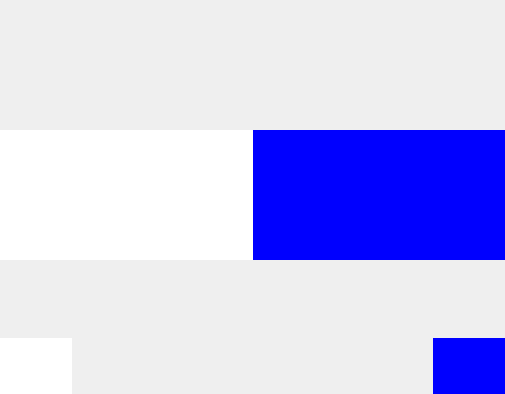
<?xml version="1.0" encoding="UTF-8"?>
<ui version="4.0">
 <class>ScoreViewHorizontal</class>
 <widget class="QWidget" name="ScoreViewHorizontal">
  <property name="geometry">
   <rect>
    <x>0</x>
    <y>0</y>
    <width>505</width>
    <height>394</height>
   </rect>
  </property>
  <property name="cursor">
   <cursorShape>PointingHandCursor</cursorShape>
  </property>
  <property name="windowTitle">
   <string>IpponBoard View</string>
  </property>
  <property name="windowIcon">
   <iconset resource="ipponboard.qrc">
    <normaloff>:/res/images/logo.png</normaloff>:/res/images/logo.png</iconset>
  </property>
  <property name="statusTip">
   <string notr="true"/>
  </property>
  <layout class="QVBoxLayout" name="verticalLayout_main" stretch="4,7,3,8,3,8">
   <property name="spacing">
    <number>0</number>
   </property>
   <property name="leftMargin">
    <number>0</number>
   </property>
   <property name="topMargin">
    <number>0</number>
   </property>
   <property name="rightMargin">
    <number>0</number>
   </property>
   <property name="bottomMargin">
    <number>0</number>
   </property>
   <item>
    <layout class="QHBoxLayout" name="layout_info_top" stretch="3,2">
     <property name="spacing">
      <number>0</number>
     </property>
     <property name="leftMargin">
      <number>0</number>
     </property>
     <property name="bottomMargin">
      <number>0</number>
     </property>
     <item>
      <widget class="ScaledText" name="text_mat" native="true">
       <property name="sizePolicy">
        <sizepolicy hsizetype="Expanding" vsizetype="Expanding">
         <horstretch>0</horstretch>
         <verstretch>0</verstretch>
        </sizepolicy>
       </property>
       <property name="minimumSize">
        <size>
         <width>0</width>
         <height>40</height>
        </size>
       </property>
       <property name="font">
        <font>
         <weight>50</weight>
         <bold>false</bold>
        </font>
       </property>
       <property name="focusPolicy">
        <enum>Qt::NoFocus</enum>
       </property>
       <property name="toolTip">
        <string notr="true"/>
       </property>
      </widget>
     </item>
     <item>
      <widget class="ScaledText" name="text_weight" native="true">
       <property name="enabled">
        <bool>true</bool>
       </property>
       <property name="sizePolicy">
        <sizepolicy hsizetype="Expanding" vsizetype="Expanding">
         <horstretch>0</horstretch>
         <verstretch>0</verstretch>
        </sizepolicy>
       </property>
       <property name="minimumSize">
        <size>
         <width>0</width>
         <height>40</height>
        </size>
       </property>
       <property name="font">
        <font>
         <weight>50</weight>
         <bold>false</bold>
        </font>
       </property>
      </widget>
     </item>
    </layout>
   </item>
   <item>
    <layout class="QHBoxLayout" name="layout_info" stretch="2,1,2">
     <property name="spacing">
      <number>0</number>
     </property>
     <property name="topMargin">
      <number>0</number>
     </property>
     <property name="rightMargin">
      <number>0</number>
     </property>
     <property name="bottomMargin">
      <number>0</number>
     </property>
     <item>
      <layout class="QVBoxLayout" name="layout_name_second" stretch="3,2">
       <property name="spacing">
        <number>0</number>
       </property>
       <property name="rightMargin">
        <number>0</number>
       </property>
       <property name="bottomMargin">
        <number>0</number>
       </property>
       <item>
        <widget class="ScaledText" name="text_lastname_second" native="true">
         <property name="sizePolicy">
          <sizepolicy hsizetype="Expanding" vsizetype="Expanding">
           <horstretch>0</horstretch>
           <verstretch>0</verstretch>
          </sizepolicy>
         </property>
         <property name="minimumSize">
          <size>
           <width>20</width>
           <height>20</height>
          </size>
         </property>
         <property name="font">
          <font>
           <weight>50</weight>
           <bold>false</bold>
          </font>
         </property>
        </widget>
       </item>
       <item>
        <widget class="ScaledText" name="text_firstname_second" native="true">
         <property name="sizePolicy">
          <sizepolicy hsizetype="Expanding" vsizetype="Expanding">
           <horstretch>0</horstretch>
           <verstretch>0</verstretch>
          </sizepolicy>
         </property>
         <property name="minimumSize">
          <size>
           <width>20</width>
           <height>20</height>
          </size>
         </property>
        </widget>
       </item>
      </layout>
     </item>
     <item>
      <layout class="QHBoxLayout" name="layout_osaekomi" stretch="7,3,7">
       <property name="spacing">
        <number>0</number>
       </property>
       <property name="leftMargin">
        <number>0</number>
       </property>
       <property name="topMargin">
        <number>0</number>
       </property>
       <property name="rightMargin">
        <number>0</number>
       </property>
       <item>
        <widget class="ScaledText" name="text_hold_clock_second" native="true">
         <property name="sizePolicy">
          <sizepolicy hsizetype="Expanding" vsizetype="Expanding">
           <horstretch>0</horstretch>
           <verstretch>0</verstretch>
          </sizepolicy>
         </property>
         <property name="minimumSize">
          <size>
           <width>0</width>
           <height>0</height>
          </size>
         </property>
         <property name="font">
          <font>
           <weight>50</weight>
           <bold>false</bold>
          </font>
         </property>
        </widget>
       </item>
       <item>
        <widget class="ScaledImage" name="image_sand_clock" native="true">
         <property name="sizePolicy">
          <sizepolicy hsizetype="Expanding" vsizetype="Expanding">
           <horstretch>0</horstretch>
           <verstretch>0</verstretch>
          </sizepolicy>
         </property>
         <property name="minimumSize">
          <size>
           <width>0</width>
           <height>0</height>
          </size>
         </property>
        </widget>
       </item>
       <item>
        <widget class="ScaledText" name="text_hold_clock_first" native="true">
         <property name="sizePolicy">
          <sizepolicy hsizetype="Expanding" vsizetype="Expanding">
           <horstretch>0</horstretch>
           <verstretch>0</verstretch>
          </sizepolicy>
         </property>
         <property name="minimumSize">
          <size>
           <width>0</width>
           <height>0</height>
          </size>
         </property>
         <property name="font">
          <font>
           <weight>50</weight>
           <bold>false</bold>
          </font>
         </property>
        </widget>
       </item>
      </layout>
     </item>
     <item>
      <layout class="QVBoxLayout" name="layout_name_first" stretch="3,2">
       <property name="spacing">
        <number>0</number>
       </property>
       <property name="rightMargin">
        <number>0</number>
       </property>
       <property name="bottomMargin">
        <number>0</number>
       </property>
       <item>
        <widget class="ScaledText" name="text_lastname_first" native="true">
         <property name="sizePolicy">
          <sizepolicy hsizetype="Expanding" vsizetype="Expanding">
           <horstretch>0</horstretch>
           <verstretch>0</verstretch>
          </sizepolicy>
         </property>
         <property name="minimumSize">
          <size>
           <width>20</width>
           <height>20</height>
          </size>
         </property>
        </widget>
       </item>
       <item>
        <widget class="ScaledText" name="text_firstname_first" native="true">
         <property name="sizePolicy">
          <sizepolicy hsizetype="Expanding" vsizetype="Expanding">
           <horstretch>0</horstretch>
           <verstretch>0</verstretch>
          </sizepolicy>
         </property>
         <property name="minimumSize">
          <size>
           <width>20</width>
           <height>20</height>
          </size>
         </property>
        </widget>
       </item>
      </layout>
     </item>
    </layout>
   </item>
   <item>
    <layout class="QHBoxLayout" name="layout_point_names_second" stretch="1,1">
     <property name="spacing">
      <number>0</number>
     </property>
     <property name="leftMargin">
      <number>0</number>
     </property>
     <property name="topMargin">
      <number>0</number>
     </property>
     <property name="rightMargin">
      <number>0</number>
     </property>
     <property name="bottomMargin">
      <number>0</number>
     </property>
     <item>
      <layout class="QHBoxLayout" name="layout_point_names_second_2" stretch="1,1,1">
       <property name="spacing">
        <number>0</number>
       </property>
       <property name="leftMargin">
        <number>0</number>
       </property>
       <item>
        <widget class="ScaledText" name="text_ippon_desc2" native="true">
         <property name="sizePolicy">
          <sizepolicy hsizetype="Expanding" vsizetype="Expanding">
           <horstretch>0</horstretch>
           <verstretch>0</verstretch>
          </sizepolicy>
         </property>
         <property name="minimumSize">
          <size>
           <width>0</width>
           <height>20</height>
          </size>
         </property>
         <property name="styleSheet">
          <string notr="true">background-color: white;</string>
         </property>
        </widget>
       </item>
       <item>
        <widget class="ScaledText" name="text_wazaari_desc2" native="true">
         <property name="sizePolicy">
          <sizepolicy hsizetype="Expanding" vsizetype="Expanding">
           <horstretch>0</horstretch>
           <verstretch>0</verstretch>
          </sizepolicy>
         </property>
         <property name="minimumSize">
          <size>
           <width>0</width>
           <height>20</height>
          </size>
         </property>
         <property name="styleSheet">
          <string notr="true">background-color: white;</string>
         </property>
        </widget>
       </item>
       <item>
        <widget class="ScaledText" name="text_yuko_desc2" native="true">
         <property name="sizePolicy">
          <sizepolicy hsizetype="Expanding" vsizetype="Expanding">
           <horstretch>0</horstretch>
           <verstretch>0</verstretch>
          </sizepolicy>
         </property>
         <property name="minimumSize">
          <size>
           <width>0</width>
           <height>20</height>
          </size>
         </property>
         <property name="styleSheet">
          <string notr="true">background-color: white;</string>
         </property>
        </widget>
       </item>
      </layout>
     </item>
     <item>
      <layout class="QHBoxLayout" name="layout_point_names_first" stretch="1,1,1">
       <property name="spacing">
        <number>0</number>
       </property>
       <property name="leftMargin">
        <number>0</number>
       </property>
       <item>
        <widget class="ScaledText" name="text_ippon_desc1" native="true">
         <property name="sizePolicy">
          <sizepolicy hsizetype="Expanding" vsizetype="Expanding">
           <horstretch>0</horstretch>
           <verstretch>0</verstretch>
          </sizepolicy>
         </property>
         <property name="minimumSize">
          <size>
           <width>0</width>
           <height>20</height>
          </size>
         </property>
         <property name="styleSheet">
          <string notr="true">background-color: blue;</string>
         </property>
        </widget>
       </item>
       <item>
        <widget class="ScaledText" name="text_wazaari_desc1" native="true">
         <property name="sizePolicy">
          <sizepolicy hsizetype="Expanding" vsizetype="Expanding">
           <horstretch>0</horstretch>
           <verstretch>0</verstretch>
          </sizepolicy>
         </property>
         <property name="minimumSize">
          <size>
           <width>0</width>
           <height>20</height>
          </size>
         </property>
         <property name="styleSheet">
          <string notr="true">background-color: blue;</string>
         </property>
        </widget>
       </item>
       <item>
        <widget class="ScaledText" name="text_yuko_desc1" native="true">
         <property name="sizePolicy">
          <sizepolicy hsizetype="Expanding" vsizetype="Expanding">
           <horstretch>0</horstretch>
           <verstretch>0</verstretch>
          </sizepolicy>
         </property>
         <property name="minimumSize">
          <size>
           <width>0</width>
           <height>20</height>
          </size>
         </property>
         <property name="styleSheet">
          <string notr="true">background-color: blue;</string>
         </property>
        </widget>
       </item>
      </layout>
     </item>
    </layout>
   </item>
   <item>
    <layout class="QHBoxLayout" name="horizontalLayout_score" stretch="1,1">
     <property name="spacing">
      <number>0</number>
     </property>
     <property name="leftMargin">
      <number>0</number>
     </property>
     <property name="topMargin">
      <number>0</number>
     </property>
     <property name="rightMargin">
      <number>0</number>
     </property>
     <item>
      <layout class="QHBoxLayout" name="layout_score_second" stretch="1,1,1">
       <property name="spacing">
        <number>0</number>
       </property>
       <property name="sizeConstraint">
        <enum>QLayout::SetDefaultConstraint</enum>
       </property>
       <property name="leftMargin">
        <number>0</number>
       </property>
       <item>
        <widget class="ScaledText" name="text_ippon_second" native="true">
         <property name="sizePolicy">
          <sizepolicy hsizetype="Expanding" vsizetype="Expanding">
           <horstretch>0</horstretch>
           <verstretch>0</verstretch>
          </sizepolicy>
         </property>
         <property name="minimumSize">
          <size>
           <width>0</width>
           <height>0</height>
          </size>
         </property>
         <property name="font">
          <font>
           <weight>50</weight>
           <bold>false</bold>
          </font>
         </property>
         <property name="styleSheet">
          <string notr="true">background-color: white;</string>
         </property>
        </widget>
       </item>
       <item>
        <widget class="ScaledText" name="text_wazaari_second" native="true">
         <property name="sizePolicy">
          <sizepolicy hsizetype="Expanding" vsizetype="Expanding">
           <horstretch>5</horstretch>
           <verstretch>5</verstretch>
          </sizepolicy>
         </property>
         <property name="minimumSize">
          <size>
           <width>0</width>
           <height>0</height>
          </size>
         </property>
         <property name="font">
          <font>
           <weight>50</weight>
           <bold>false</bold>
          </font>
         </property>
         <property name="styleSheet">
          <string notr="true">background-color: white;</string>
         </property>
        </widget>
       </item>
       <item>
        <widget class="ScaledText" name="text_yuko_second" native="true">
         <property name="sizePolicy">
          <sizepolicy hsizetype="Expanding" vsizetype="Expanding">
           <horstretch>5</horstretch>
           <verstretch>5</verstretch>
          </sizepolicy>
         </property>
         <property name="minimumSize">
          <size>
           <width>0</width>
           <height>0</height>
          </size>
         </property>
         <property name="font">
          <font>
           <weight>50</weight>
           <bold>false</bold>
          </font>
         </property>
         <property name="styleSheet">
          <string notr="true">background-color: white;</string>
         </property>
        </widget>
       </item>
      </layout>
     </item>
     <item>
      <layout class="QHBoxLayout" name="layout_score_first" stretch="1,1,1">
       <property name="spacing">
        <number>0</number>
       </property>
       <property name="leftMargin">
        <number>0</number>
       </property>
       <property name="topMargin">
        <number>0</number>
       </property>
       <property name="rightMargin">
        <number>0</number>
       </property>
       <property name="bottomMargin">
        <number>0</number>
       </property>
       <item>
        <widget class="ScaledText" name="text_ippon_first" native="true">
         <property name="sizePolicy">
          <sizepolicy hsizetype="Expanding" vsizetype="Expanding">
           <horstretch>0</horstretch>
           <verstretch>0</verstretch>
          </sizepolicy>
         </property>
         <property name="minimumSize">
          <size>
           <width>0</width>
           <height>0</height>
          </size>
         </property>
         <property name="font">
          <font>
           <weight>50</weight>
           <bold>false</bold>
          </font>
         </property>
         <property name="styleSheet">
          <string notr="true">background-color: blue;</string>
         </property>
        </widget>
       </item>
       <item>
        <widget class="ScaledText" name="text_wazaari_first" native="true">
         <property name="sizePolicy">
          <sizepolicy hsizetype="Expanding" vsizetype="Expanding">
           <horstretch>5</horstretch>
           <verstretch>5</verstretch>
          </sizepolicy>
         </property>
         <property name="minimumSize">
          <size>
           <width>0</width>
           <height>0</height>
          </size>
         </property>
         <property name="font">
          <font>
           <weight>50</weight>
           <bold>false</bold>
          </font>
         </property>
         <property name="styleSheet">
          <string notr="true">background-color: blue;</string>
         </property>
        </widget>
       </item>
       <item>
        <widget class="ScaledText" name="text_yuko_first" native="true">
         <property name="sizePolicy">
          <sizepolicy hsizetype="Expanding" vsizetype="Expanding">
           <horstretch>5</horstretch>
           <verstretch>5</verstretch>
          </sizepolicy>
         </property>
         <property name="minimumSize">
          <size>
           <width>0</width>
           <height>0</height>
          </size>
         </property>
         <property name="font">
          <font>
           <weight>50</weight>
           <bold>false</bold>
          </font>
         </property>
         <property name="styleSheet">
          <string notr="true">background-color: blue;</string>
         </property>
        </widget>
       </item>
      </layout>
     </item>
    </layout>
   </item>
   <item>
    <layout class="QHBoxLayout" name="horizontalLayout_penalties" stretch="1,1,1,3,1,2,2,1,3,1,1,1">
     <property name="topMargin">
      <number>0</number>
     </property>
     <item>
      <widget class="ScaledImage" name="image_shido1_second" native="true">
       <property name="sizePolicy">
        <sizepolicy hsizetype="Expanding" vsizetype="Expanding">
         <horstretch>0</horstretch>
         <verstretch>0</verstretch>
        </sizepolicy>
       </property>
       <property name="minimumSize">
        <size>
         <width>40</width>
         <height>40</height>
        </size>
       </property>
      </widget>
     </item>
     <item>
      <widget class="ScaledImage" name="image_shido2_second" native="true">
       <property name="sizePolicy">
        <sizepolicy hsizetype="Expanding" vsizetype="Expanding">
         <horstretch>0</horstretch>
         <verstretch>0</verstretch>
        </sizepolicy>
       </property>
       <property name="minimumSize">
        <size>
         <width>40</width>
         <height>40</height>
        </size>
       </property>
      </widget>
     </item>
     <item>
      <widget class="ScaledImage" name="image_shido3_second" native="true">
       <property name="sizePolicy">
        <sizepolicy hsizetype="Expanding" vsizetype="Expanding">
         <horstretch>0</horstretch>
         <verstretch>0</verstretch>
        </sizepolicy>
       </property>
       <property name="minimumSize">
        <size>
         <width>40</width>
         <height>40</height>
        </size>
       </property>
      </widget>
     </item>
     <item>
      <widget class="ScaledText" name="text_shido_second" native="true">
       <property name="sizePolicy">
        <sizepolicy hsizetype="Expanding" vsizetype="Expanding">
         <horstretch>0</horstretch>
         <verstretch>0</verstretch>
        </sizepolicy>
       </property>
       <property name="minimumSize">
        <size>
         <width>40</width>
         <height>40</height>
        </size>
       </property>
      </widget>
     </item>
     <item>
      <widget class="ScaledImage" name="image_hansokumake_second" native="true">
       <property name="sizePolicy">
        <sizepolicy hsizetype="Expanding" vsizetype="Expanding">
         <horstretch>0</horstretch>
         <verstretch>0</verstretch>
        </sizepolicy>
       </property>
       <property name="minimumSize">
        <size>
         <width>5</width>
         <height>5</height>
        </size>
       </property>
      </widget>
     </item>
     <item>
      <widget class="ScaledImage" name="dummy_second" native="true">
       <property name="sizePolicy">
        <sizepolicy hsizetype="Expanding" vsizetype="Expanding">
         <horstretch>0</horstretch>
         <verstretch>0</verstretch>
        </sizepolicy>
       </property>
       <property name="minimumSize">
        <size>
         <width>5</width>
         <height>5</height>
        </size>
       </property>
      </widget>
     </item>
     <item>
      <widget class="ScaledImage" name="dummy_first" native="true">
       <property name="sizePolicy">
        <sizepolicy hsizetype="Expanding" vsizetype="Expanding">
         <horstretch>0</horstretch>
         <verstretch>0</verstretch>
        </sizepolicy>
       </property>
       <property name="minimumSize">
        <size>
         <width>5</width>
         <height>5</height>
        </size>
       </property>
      </widget>
     </item>
     <item>
      <widget class="ScaledImage" name="image_hansokumake_first" native="true">
       <property name="sizePolicy">
        <sizepolicy hsizetype="Expanding" vsizetype="Expanding">
         <horstretch>0</horstretch>
         <verstretch>0</verstretch>
        </sizepolicy>
       </property>
       <property name="minimumSize">
        <size>
         <width>5</width>
         <height>5</height>
        </size>
       </property>
      </widget>
     </item>
     <item>
      <widget class="ScaledText" name="text_shido_first" native="true">
       <property name="sizePolicy">
        <sizepolicy hsizetype="Expanding" vsizetype="Expanding">
         <horstretch>0</horstretch>
         <verstretch>0</verstretch>
        </sizepolicy>
       </property>
       <property name="minimumSize">
        <size>
         <width>40</width>
         <height>40</height>
        </size>
       </property>
      </widget>
     </item>
     <item>
      <widget class="ScaledImage" name="image_shido3_first" native="true">
       <property name="sizePolicy">
        <sizepolicy hsizetype="Expanding" vsizetype="Expanding">
         <horstretch>0</horstretch>
         <verstretch>0</verstretch>
        </sizepolicy>
       </property>
       <property name="minimumSize">
        <size>
         <width>40</width>
         <height>40</height>
        </size>
       </property>
      </widget>
     </item>
     <item>
      <widget class="ScaledImage" name="image_shido2_first" native="true">
       <property name="sizePolicy">
        <sizepolicy hsizetype="Expanding" vsizetype="Expanding">
         <horstretch>0</horstretch>
         <verstretch>0</verstretch>
        </sizepolicy>
       </property>
       <property name="minimumSize">
        <size>
         <width>40</width>
         <height>40</height>
        </size>
       </property>
      </widget>
     </item>
     <item>
      <widget class="ScaledImage" name="image_shido1_first" native="true">
       <property name="sizePolicy">
        <sizepolicy hsizetype="Expanding" vsizetype="Expanding">
         <horstretch>0</horstretch>
         <verstretch>0</verstretch>
        </sizepolicy>
       </property>
       <property name="minimumSize">
        <size>
         <width>40</width>
         <height>40</height>
        </size>
       </property>
      </widget>
     </item>
    </layout>
   </item>
   <item>
    <layout class="QHBoxLayout" name="horizontalLayout_bottom" stretch="1,0,1,3,1,1">
     <property name="spacing">
      <number>0</number>
     </property>
     <property name="leftMargin">
      <number>0</number>
     </property>
     <property name="topMargin">
      <number>0</number>
     </property>
     <property name="rightMargin">
      <number>0</number>
     </property>
     <item>
      <layout class="QVBoxLayout" name="verticalLayout" stretch="2,3">
       <property name="spacing">
        <number>0</number>
       </property>
       <property name="leftMargin">
        <number>0</number>
       </property>
       <property name="topMargin">
        <number>0</number>
       </property>
       <property name="bottomMargin">
        <number>0</number>
       </property>
       <item>
        <widget class="ScaledText" name="text_score_team_second_label" native="true">
         <property name="sizePolicy">
          <sizepolicy hsizetype="Expanding" vsizetype="Expanding">
           <horstretch>0</horstretch>
           <verstretch>0</verstretch>
          </sizepolicy>
         </property>
         <property name="minimumSize">
          <size>
           <width>20</width>
           <height>20</height>
          </size>
         </property>
         <property name="font">
          <font>
           <weight>50</weight>
           <bold>false</bold>
          </font>
         </property>
        </widget>
       </item>
       <item>
        <widget class="ScaledText" name="text_score_team_second" native="true">
         <property name="sizePolicy">
          <sizepolicy hsizetype="Expanding" vsizetype="Expanding">
           <horstretch>5</horstretch>
           <verstretch>5</verstretch>
          </sizepolicy>
         </property>
         <property name="minimumSize">
          <size>
           <width>0</width>
           <height>0</height>
          </size>
         </property>
         <property name="font">
          <font>
           <weight>50</weight>
           <bold>false</bold>
          </font>
         </property>
         <property name="styleSheet">
          <string notr="true">background-color: white;</string>
         </property>
        </widget>
       </item>
      </layout>
     </item>
     <item>
      <widget class="ScaledImage" name="image_golden_score" native="true">
       <property name="sizePolicy">
        <sizepolicy hsizetype="Minimum" vsizetype="Minimum">
         <horstretch>0</horstretch>
         <verstretch>0</verstretch>
        </sizepolicy>
       </property>
       <property name="minimumSize">
        <size>
         <width>0</width>
         <height>40</height>
        </size>
       </property>
      </widget>
     </item>
     <item>
      <widget class="ScaledText" name="text_total_second" native="true">
       <property name="sizePolicy">
        <sizepolicy hsizetype="Expanding" vsizetype="Expanding">
         <horstretch>1</horstretch>
         <verstretch>1</verstretch>
        </sizepolicy>
       </property>
       <property name="minimumSize">
        <size>
         <width>20</width>
         <height>20</height>
        </size>
       </property>
       <property name="font">
        <font>
         <weight>50</weight>
         <bold>false</bold>
        </font>
       </property>
       <property name="focusPolicy">
        <enum>Qt::NoFocus</enum>
       </property>
      </widget>
     </item>
     <item>
      <widget class="ScaledText" name="text_main_clock" native="true">
       <property name="sizePolicy">
        <sizepolicy hsizetype="Expanding" vsizetype="Expanding">
         <horstretch>2</horstretch>
         <verstretch>2</verstretch>
        </sizepolicy>
       </property>
       <property name="minimumSize">
        <size>
         <width>20</width>
         <height>20</height>
        </size>
       </property>
       <property name="font">
        <font>
         <weight>50</weight>
         <bold>false</bold>
        </font>
       </property>
       <property name="focusPolicy">
        <enum>Qt::NoFocus</enum>
       </property>
       <property name="toolTip">
        <string notr="true"/>
       </property>
      </widget>
     </item>
     <item>
      <widget class="ScaledText" name="text_total_first" native="true">
       <property name="sizePolicy">
        <sizepolicy hsizetype="Expanding" vsizetype="Expanding">
         <horstretch>1</horstretch>
         <verstretch>1</verstretch>
        </sizepolicy>
       </property>
       <property name="minimumSize">
        <size>
         <width>20</width>
         <height>20</height>
        </size>
       </property>
       <property name="font">
        <font>
         <weight>50</weight>
         <bold>false</bold>
        </font>
       </property>
       <property name="focusPolicy">
        <enum>Qt::NoFocus</enum>
       </property>
      </widget>
     </item>
     <item>
      <layout class="QVBoxLayout" name="verticalLayout_2" stretch="2,3">
       <property name="spacing">
        <number>0</number>
       </property>
       <property name="leftMargin">
        <number>0</number>
       </property>
       <item>
        <widget class="ScaledText" name="text_score_team_first_label" native="true">
         <property name="sizePolicy">
          <sizepolicy hsizetype="Expanding" vsizetype="Expanding">
           <horstretch>0</horstretch>
           <verstretch>0</verstretch>
          </sizepolicy>
         </property>
         <property name="minimumSize">
          <size>
           <width>20</width>
           <height>20</height>
          </size>
         </property>
         <property name="font">
          <font>
           <weight>50</weight>
           <bold>false</bold>
          </font>
         </property>
        </widget>
       </item>
       <item>
        <widget class="ScaledText" name="text_score_team_first" native="true">
         <property name="sizePolicy">
          <sizepolicy hsizetype="Expanding" vsizetype="Expanding">
           <horstretch>5</horstretch>
           <verstretch>5</verstretch>
          </sizepolicy>
         </property>
         <property name="minimumSize">
          <size>
           <width>0</width>
           <height>0</height>
          </size>
         </property>
         <property name="font">
          <font>
           <weight>50</weight>
           <bold>false</bold>
          </font>
         </property>
         <property name="styleSheet">
          <string notr="true">background-color: blue;</string>
         </property>
        </widget>
       </item>
      </layout>
     </item>
    </layout>
   </item>
  </layout>
 </widget>
 <customwidgets>
  <customwidget>
   <class>ScaledText</class>
   <extends>QWidget</extends>
   <header>../Widgets/ScaledText.h</header>
   <container>1</container>
  </customwidget>
  <customwidget>
   <class>ScaledImage</class>
   <extends>QWidget</extends>
   <header>../Widgets/ScaledImage.h</header>
   <container>1</container>
  </customwidget>
 </customwidgets>
 <resources>
  <include location="ipponboard.qrc"/>
 </resources>
 <connections/>
</ui>
